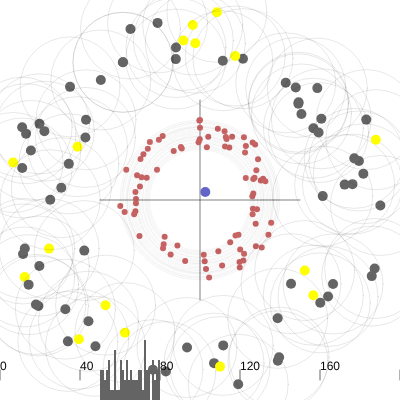
Frame 1 (no input)
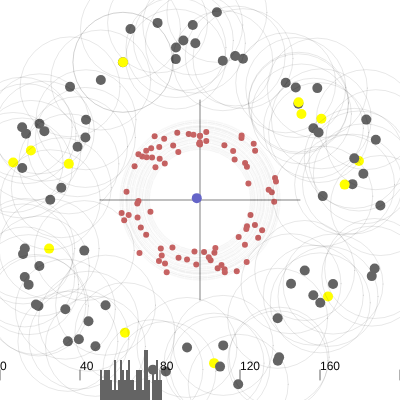
Frame 60 (no input)
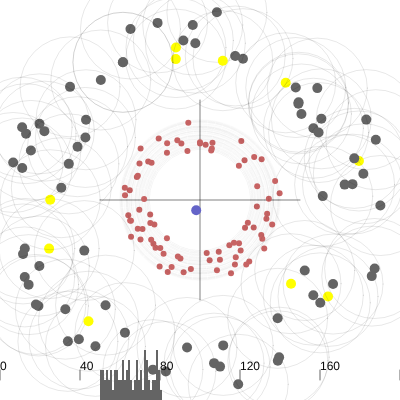
Frame 120 (the mouse pressed at the canvas centre since frame 60)

The p5.js sketch that drew these frames (run headless with seeded random() and noise() and a simulated clock; from frame 60 on, the mouse is pressed at the canvas centre):

// p5.js sketch
// ── sketch.js
let fireflies = [];
let numFireflies = 80;


function setup() {
  createCanvas(400, 400);
  for (let i = 0; i < numFireflies; i++) {
    fireflies[i] = new Firefly();
  }
}

function draw() {
  background(255);

  if (keyIsPressed) {
    for (let i = 0; i < 20; i++) {
      for (let firefly of fireflies) {
        firefly.update();
      }
    }
  }
  // fireflies
  for (let firefly of fireflies) {
    firefly.update();
    firefly.display();
  }

  // analysis

  drawPhases();
  drawBuckets();


}

function drawPhases() {
  // angle
  let xAverage = 0;
  let yAverage = 0;

  push();
  translate(width / 2, height / 2);
  noFill();
  stroke(0);
  strokeWeight(0.5);
  // circle(0, 0, height / 2);
  line(0, -100, 0, 100);
  line(-100, 0, 100, 0);

  for (let firefly of fireflies) {
    let r = firefly.flashInterval;
    let t = TWO_PI * firefly.flashCounter / firefly.flashInterval - PI / 2;
    let x = cos(t) * r;
    let y = sin(t) * r;
    xAverage += x;
    yAverage += y;
    fill(200, 100, 100);
    noStroke();
    circle(x, y, 6);

    fill(0, 0, 0, 0);
    stroke(0);
    strokeWeight(0.02);
    circle(0, 0, r * 2);
  }

  xAverage /= numFireflies;
  yAverage /= numFireflies;
  fill(100, 100, 200);
  noStroke();
  circle(xAverage, yAverage, 10);
  pop();
}

function drawBuckets() {
  // intervals

  let intervalBuckets = {};
  let bucketSize = 1;
  for (let firefly of fireflies) {
    let key = int(firefly.flashInterval / bucketSize);
    intervalBuckets[key] = intervalBuckets[key] ? intervalBuckets[key] + 1 : 1;
  }

  let rectWidth = 2;

  // axis lines
  stroke(100);
  fill(10);
  for (let interval = 0; interval <= 200; interval += 40) {
    let x = interval * rectWidth;
    let y = height - 30;

    strokeWeight(1);
    line(x, y, x, y + 10);
    strokeWeight(0);
    text(interval, x, y);
  }

  // buckets
  fill(100);
  noStroke();
  for (let interval in intervalBuckets) {
    let rectHeight = intervalBuckets[interval] * 10;
    let x = interval * rectWidth;
    let y = height - rectHeight;

    rect(x, y, rectWidth, rectHeight);
  }
}
// ── firefly.js
class Firefly {
    constructor() {
        // physical
        this.position = createVector(random(width), random(height));
        while (this.position.dist(createVector(width / 2, height / 2)) < 120 ||
            this.position.dist(createVector(width / 2, height / 2)) > width / 2 - 5) {
            this.position = createVector(random(width), random(height));
        }

        // flashing
        this.flashInterval = random(50, 80); // how long between flashes, in frames
        this.flashCounter = random(0, this.flashInterval); // increments by 1 every frame
        this.flashRadius = 50; // in pixels

        // display
        this.flashLength = 10; // how long to show that we just flashed, in frames
    }

    update() {
        this.flashCounter += 1;
        if (this.flashCounter >= this.flashInterval) {
            this.flashCounter = 0;
            this.sendSignal();
        }
    }

    display() {
        noStroke();
        if (this.flashCounter < this.flashLength) {
            fill(255, 255, 0);
        } else {
            fill(100);
        }
        circle(this.position.x, this.position.y, 10);
        fill(0, 0, 0, 0);
        strokeWeight(0.1);
        stroke(0);
        circle(this.position.x, this.position.y, this.flashRadius * 2);
    }

    sendSignal() {
        for (let firefly of fireflies) {
            if (firefly == this) {
                continue;
            }
            if (this.position.dist(firefly.position) < this.flashRadius) {
                firefly.receiveSignal();
            }
        }
    }

    receiveSignal() {
        // // angle (constant)
        // let counterImpact = 0.1;
        // if (this.flashCounter < this.flashInterval/2) {
        //   // flash later
        //   this.flashCounter -= counterImpact;
        // } else if (this.flashCounter > this.flashInterval/2) {
        //   // flash earlier
        //   this.flashCounter += counterImpact;
        // }

        // angle (proportional)
        let counterImpact = 0.1;
        if (this.flashCounter < this.flashInterval / 2) {
            // flash later
            this.flashCounter += (0 - this.flashCounter) * counterImpact;
        } else if (this.flashCounter > this.flashInterval / 2) {
            // flash earlier
            this.flashCounter +=
                (this.flashInterval - this.flashCounter) * counterImpact;
        }

        // TODO: Expand/Shrink interval around current time, so for the next flash we are actualy sooner or later. If we have a timer that counts up and we set the interval to be longer, it will take longer for the next flash. But if we have a countdown timer, setting the interval to be long wont take effect until the next cycle. Want the middle of these.

        // // interval (constant)
        // let IntervalImpact = 0.01;
        // if (this.flashCounter < this.flashInterval/2) {
        // // when we need to be flash later, we lengthen the interval
        //   this.flashInterval += IntervalImpact;
        // } else if (this.flashCounter > this.flashInterval/2) {
        // // when we need to flash earlier, we shorten the interval
        //   this.flashInterval -= IntervalImpact;
        // }

        // interval (proportional)
        let IntervalImpact = 0.2;
        if (this.flashCounter < this.flashInterval / 2) {
            // when we need to be flash later, we lengthen the interval proportional to how far away the counter is from the zero, normalized to 1 by dividing by 2
            this.flashInterval +=
                IntervalImpact * ((this.flashCounter / this.flashInterval) * 2);
        } else if (this.flashCounter > this.flashInterval / 2) {
            // when we need to flash earlier, we shorten the interval
            this.flashInterval -=
                IntervalImpact * (2 - (this.flashCounter / this.flashInterval) * 2);
        }

        // this.flashInterval *= 1 - angularVelocityImpact * sin(this.flashAngle*TWO_PI);
        // this.flashInterval -= 0.1*sin(this.flashAngle*TWO_PI);
    }

    // TODO: find the differential equation version of this, see if it yields any insights.
    // TODO: combine phase and interval change value into a single value.

    // TODO: try same interval, but try to equally distribute amoung phases rather then sync

    // EXPERIMENT: Bringing together two already synchronized swarms, can you determin what they will converge to? Start with two fireflies, can you tell what they will converge to?

    // NOTE: all combos of constant and proportional work, but both as proportional seems to converge the fastest

    // NOTE: Verrrry slowly, the frequency of the entire swarm decreases, but only when the coupling is localized. the phase also fails to converge. Potentially due to a ring with the signal travling around the ring, which always tells a firefly to first flash earlier, then later, which may not exaclt reverse, maybe the "flash earlier" signal is a bit stronger since it came first and effected the parameters of the firefly. Hvae to be very careful constructing the delta function.

    // NOTE:
}
